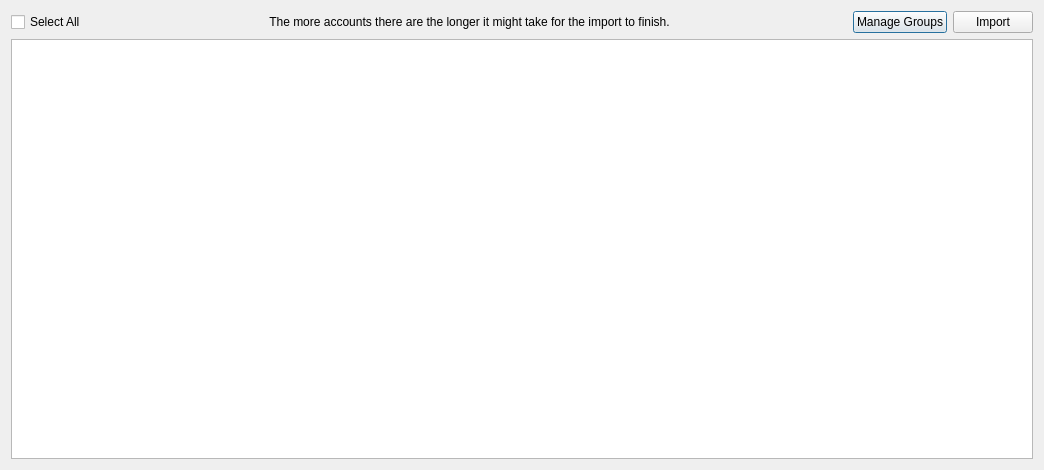
<?xml version="1.0" encoding="UTF-8"?>
<ui version="4.0">
 <class>BrowserPasswordImportWindow</class>
 <widget class="QDialog" name="BrowserPasswordImportWindow">
  <property name="geometry">
   <rect>
    <x>0</x>
    <y>0</y>
    <width>1044</width>
    <height>470</height>
   </rect>
  </property>
  <property name="sizePolicy">
   <sizepolicy hsizetype="Preferred" vsizetype="Expanding">
    <horstretch>0</horstretch>
    <verstretch>0</verstretch>
   </sizepolicy>
  </property>
  <property name="minimumSize">
   <size>
    <width>0</width>
    <height>200</height>
   </size>
  </property>
  <property name="maximumSize">
   <size>
    <width>16777215</width>
    <height>850</height>
   </size>
  </property>
  <property name="acceptDrops">
   <bool>true</bool>
  </property>
  <property name="windowTitle">
   <string>Import Passwords From Browser</string>
  </property>
  <layout class="QVBoxLayout" name="verticalLayout">
   <item>
    <layout class="QHBoxLayout" name="horizontalLayout">
     <item>
      <widget class="QCheckBox" name="chk_select_all">
       <property name="text">
        <string>Select All</string>
       </property>
      </widget>
     </item>
     <item>
      <widget class="QLabel" name="label">
       <property name="sizePolicy">
        <sizepolicy hsizetype="Expanding" vsizetype="Preferred">
         <horstretch>0</horstretch>
         <verstretch>0</verstretch>
        </sizepolicy>
       </property>
       <property name="text">
        <string>The more accounts there are the longer it might take for the import to finish.</string>
       </property>
       <property name="alignment">
        <set>Qt::AlignCenter</set>
       </property>
      </widget>
     </item>
     <item>
      <widget class="QPushButton" name="btn_groups">
       <property name="cursor">
        <cursorShape>PointingHandCursor</cursorShape>
       </property>
       <property name="text">
        <string>Manage Groups</string>
       </property>
      </widget>
     </item>
     <item>
      <widget class="QPushButton" name="btn_import">
       <property name="cursor">
        <cursorShape>PointingHandCursor</cursorShape>
       </property>
       <property name="text">
        <string>Import</string>
       </property>
      </widget>
     </item>
    </layout>
   </item>
   <item>
    <widget class="QTableWidget" name="tbl_accounts"/>
   </item>
  </layout>
 </widget>
 <resources/>
 <connections/>
</ui>
